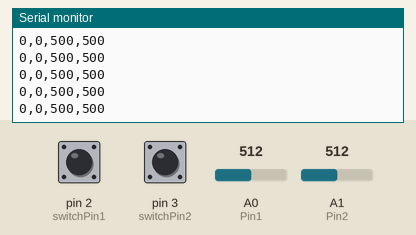
A sketch run on a simulated Arduino Uno, built with avr-gcc and run on an emulated ATmega328P. Shown: the last lines printed to the serial monitor. The inputs (shaded band) are chosen by the test bench; at power-on: A1 (Pin2) = 512, pin 2 (switchPin1) LOW, pin 3 (switchPin2) LOW, A0 (Pin1) = 512.

Above: at 4.2 s.
4.3 s: A1 (Pin2) set to 1011
At 5.0 s:
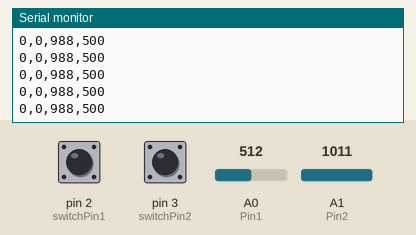
7.3 s: A1 (Pin2) set to 1023
At 8.4 s:
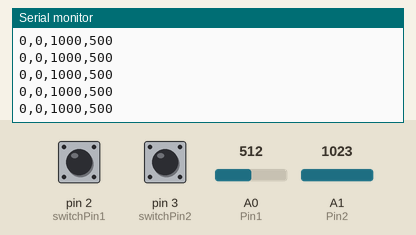
Timing chart, 0 to 10.3 s (numbered marks = the images above; inputs shaded):
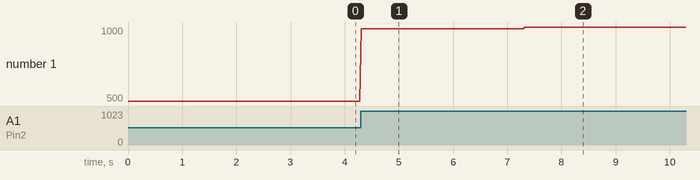

The sketch:

Juego2Pot2Btn.ino
```cpp
int switchPin1 = 2;  // botones
int switchPin2 = 3;  // botones

int Pin1 = A0; // potenciometros
int Pin2 = A1; // // potenciometros

int data1;
int data2;
int data3;
int data4;

int dato;
int dato2;

void setup()
{
  Serial.begin(9600);
  pinMode(switchPin1, INPUT);  // set digital pin 0 as input
  pinMode(switchPin2, INPUT);  // set digital pin 0 as input

  pinMode(Pin1, INPUT);
  pinMode(Pin2, INPUT);

}

void loop()
{
  if (digitalRead(switchPin1) == HIGH) // if the switch is pressed
  {
    dato = 1;
  }
  else if (digitalRead(switchPin1) == LOW){
    dato = 0;
    }

  if (digitalRead(switchPin2) == HIGH) // if the switch is pressed
  {
    dato2 = 1;

  }
  else if (digitalRead(switchPin2) == LOW){
    dato2 = 0;
    }


  data1 = analogRead(Pin1);
  data2 = analogRead(Pin2);

  data3 = map(data1, 0, 1023, 0, 1000);
  data4 = map(data2, 0, 1023, 0, 1000);

  Serial.print(dato);
  Serial.print(",");
  Serial.print(dato2);
  Serial.print(",");

  Serial.print(data4);
  Serial.print(",");
  Serial.println(data3);
  Serial.flush();
  delay(20);

}
```

Measured:
- after the input at 4.3 s, the serial monitor: prints a new line at once (image 1)
- after the input at 7.3 s, the serial monitor: prints a new line at once (image 2)
- plotted number 1: 500 → 988 after the input at 4.3 s, 988 → 1000 after the input at 7.3 s
